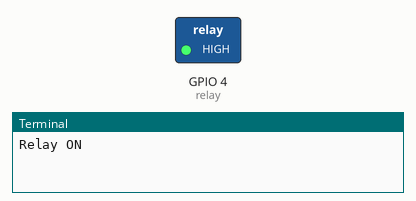
Recording of a program running on a simulated Raspberry Pi (BCM pin numbers). Shown: switched loads named in the program (green lamp = pin HIGH), the last lines printed to the terminal. At 3.0 s the program stops and its outputs stay as they are.

Above: at 0.1 s.
At 3.1 s:
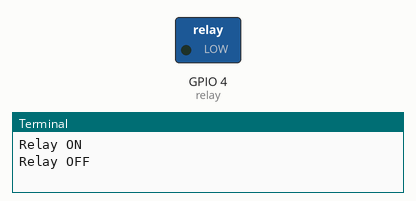
Timing chart, 0 to 4.5 s (numbered marks = the images above):
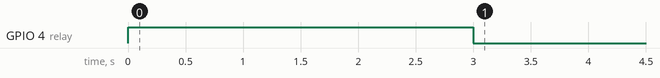

The program:

relay.py
```python
import RPi.GPIO as GPIO
import time, os

GPIO.setwarnings(False)
GPIO.setmode(GPIO.BCM)

relay=4

GPIO.setup(relay, GPIO.OUT)

GPIO.output(relay, 0)
# os.system("clear")

try:
  print("Relay ON")

  GPIO.output(relay, 1)

  time.sleep(3)

  GPIO.output(relay, 0)

  print("Relay OFF")

  GPIO.cleanup()
except:
  print("exceprion")
  GPIO.cleanup()
```

Measured:
- by itself, GPIO 4 (relay): LOW → HIGH at 0.00 s, → LOW 3.0 s later
